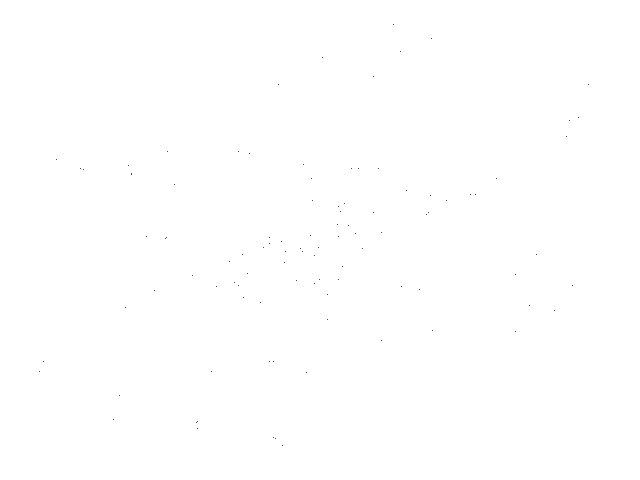
Frame 1 (no input)
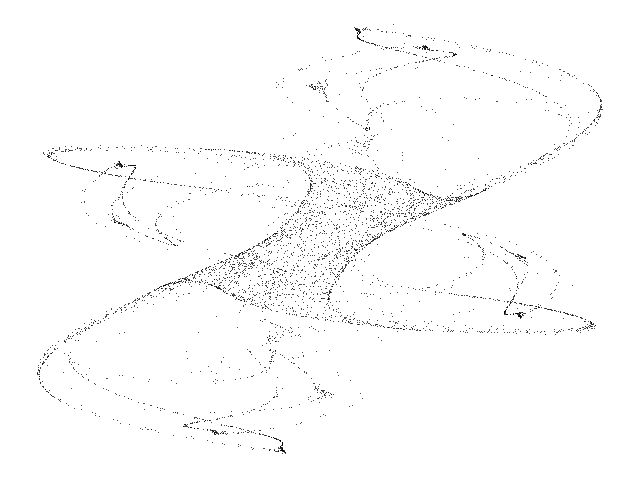
Frame 60 (the mouse pressed at the canvas centre just before this capture)
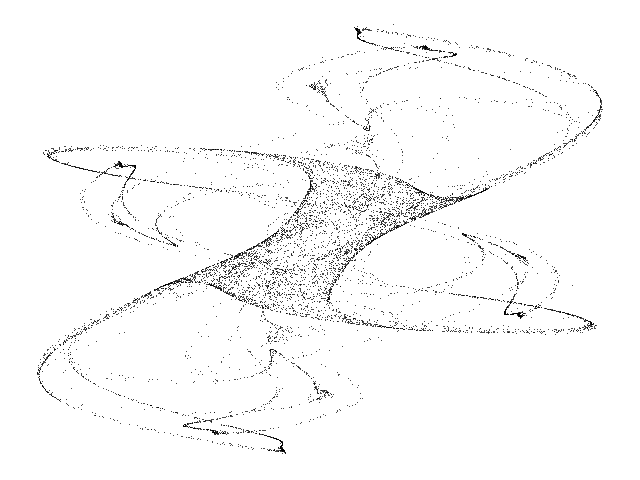
Frame 120 (the mouse held since frame 60 and released just before this capture)

The Processing sketch that drew these frames (run headless with seeded random() and noise(); from frame 60 on, the mouse is pressed at the canvas centre):

// Processing sketch: Dream_A
// ── Dream_A.pde
// Fractal-Dream A chaotic map //

  float x = 1.0;
  float y = 1.0;
  float a = -0.966918;
  float b = 2.879879;
  float c = 0.765145;
  float d = 0.744728;


void setup() {
  
  size(640,480);
  background(255);
  
}


void draw() {
  
  for (int i=0; i<100; i++) {
    
    float nx = x;
    float ny = y;
     
    x = sin(ny * b) + c * sin(nx * b);
    y = sin(nx * a) + d * sin(ny * a);

    point(320 + (160 * x), 240 + (150 * y));
        
  }

}
